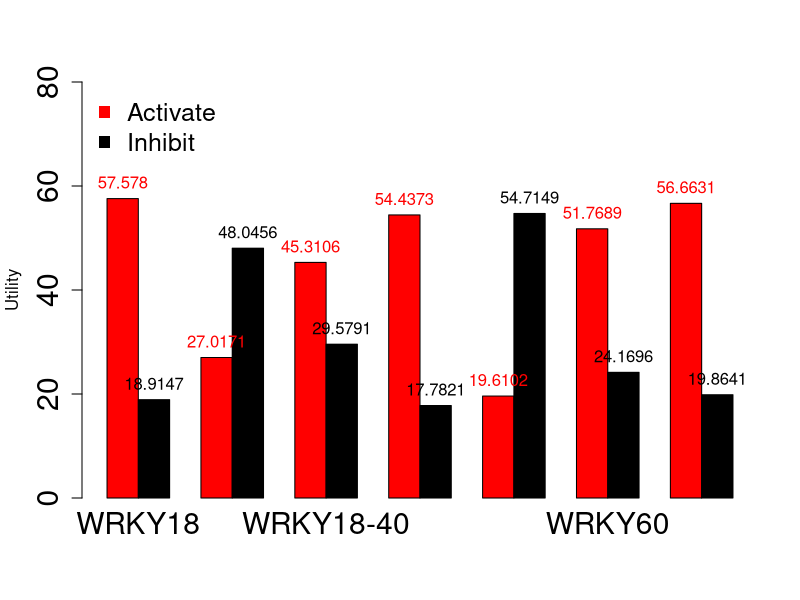
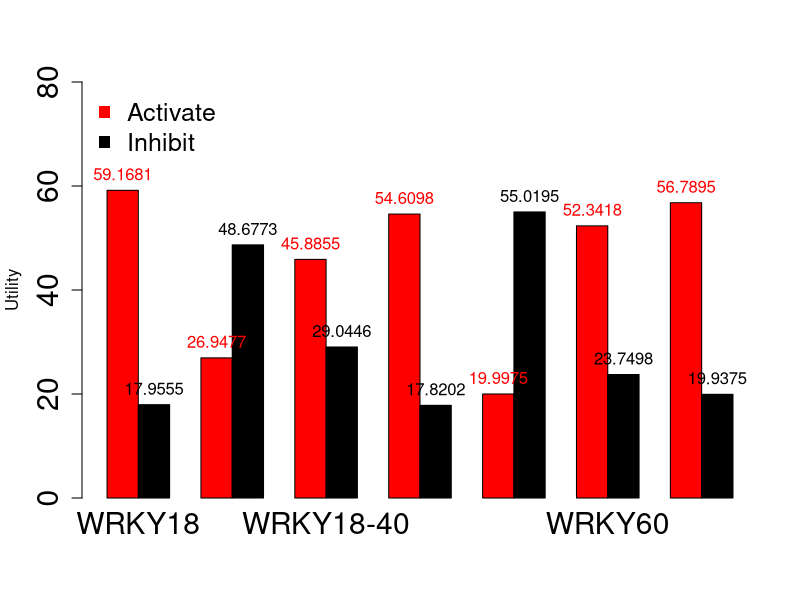

Generate these figures, in order, with R:
name1<-c("WRKY18","WRKY40","WRKY18-40","WRKY18-18","WRKY40-40","WRKY60","WRKY60-60")

A<- matrix(c(57.5780,18.9147,27.0171,48.0456,45.3106,29.5791,
             54.4373,17.7821,19.6102,54.7149,51.7689,24.1696,
             56.6631,19.8641),nrow =2)

x<-barplot(A, beside=T, col=c("red","black"), ylab="Utility",
                 names.arg=name1, ylim=c(0,80),cex.names=1.8,cex.axis=1.8)
#title(main="MEU Plot using Bayesian Parameters",cex.main=4.0)

text(x, A, label = A, pos = 3, cex = 1, col = c("red","black"))

legend("topleft", c("Activate","Inhibit"), pch=15, 
       col=c("red","black"), 
       bty="n",cex=1.5)


B<- matrix(c(59.1681,17.9555,26.9477,48.6773,45.8855,29.0446,54.6098,17.8202,
             19.9975,55.0195,52.3418,23.7498,56.7895,19.9375),nrow =2)
y<-barplot(B, beside=T, col=c("red","black"), ylab="Utility",
        names.arg=name1, ylim=c(0,80),cex.names=1.8,cex.axis=1.8)
#title(main="MEU Plot using MLE Parameters",cex.main=4.0)
text(y, B, label = B, pos = 3, cex = 1, col = c("red","black"))
legend("topleft", c("Activate","Inhibit"), pch=15, 
       col=c("red","black"), 
       bty="n",cex=1.5)
